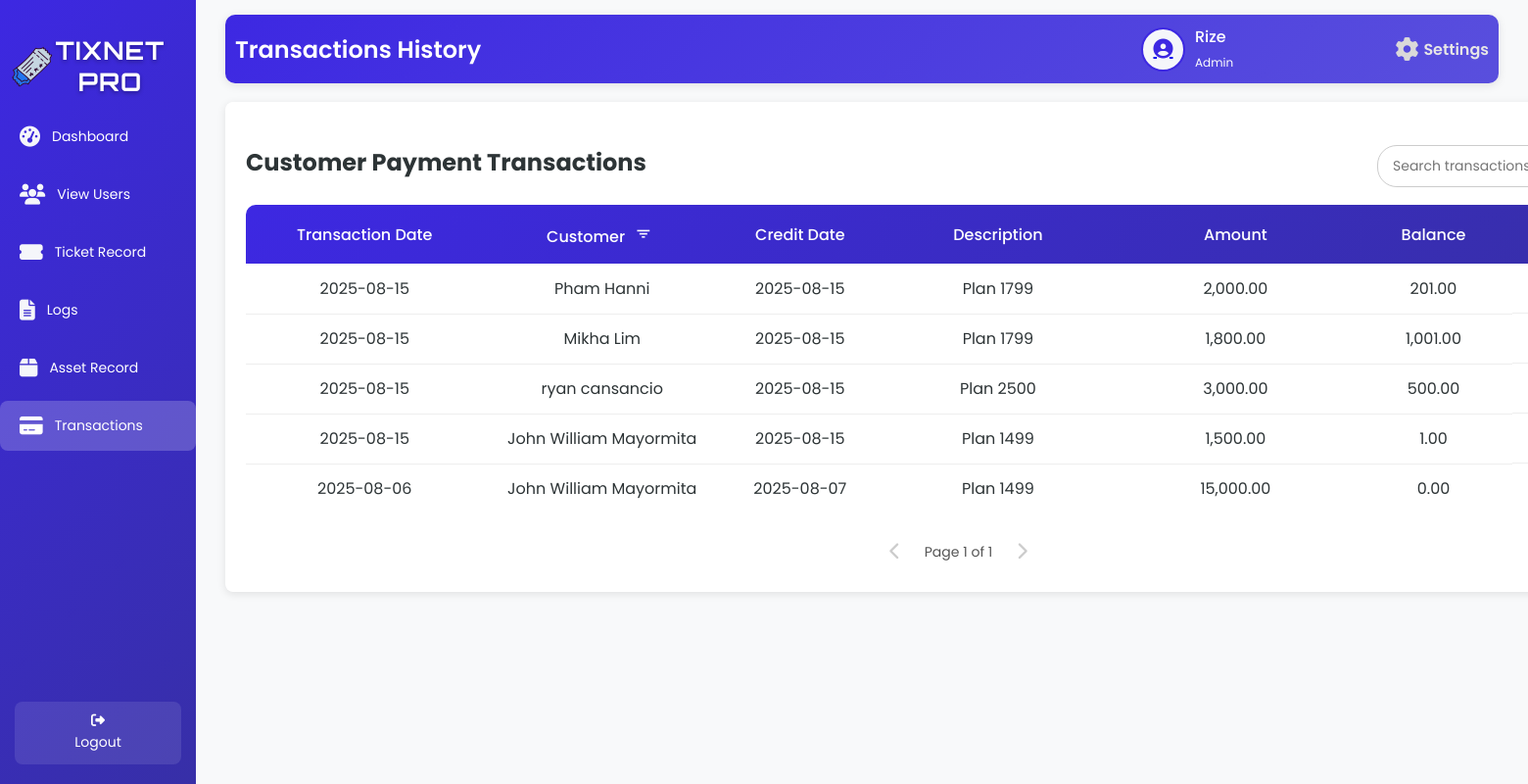
The page /AdminPayments.php (signed in) on the database its author committed.
### tables this page shows
CREATE TABLE `tbl_user` (
  `u_id` int(50) NOT NULL,
  `u_fname` varchar(200) NOT NULL,
  `u_lname` varchar(200) NOT NULL,
  `u_email` varchar(200) NOT NULL,
  `u_username` varchar(200) NOT NULL,
  `u_password` varchar(200) NOT NULL,
  `u_type` varchar(200) NOT NULL,
  `u_status` varchar(200) NOT NULL,
  `is_online` tinyint(1) DEFAULT 0
);

CREATE TABLE `tbl_transactions` (
  `t_id` int(50) NOT NULL,
  `t_date` varchar(200) NOT NULL,
  `t_balance` int(50) NOT NULL,
  `t_credit_date` varchar(200) NOT NULL,
  `t_description` varchar(200) NOT NULL,
  `t_amount` int(50) NOT NULL,
  `t_customer_name` varchar(200) NOT NULL
);

### AdminPayments.php (the view, shortened to what this page needs)
<?php
include 'db.php';
$firstName = '';
$userType = '';
$avatarPath = $_SESSION['avatarPath'];
$sqlUser = "SELECT u_fname, u_lname, u_type FROM tbl_user WHERE u_username = ?";
$stmt = $conn->prepare($sqlUser);
$stmt->bind_param("s", $_SESSION['username']);
$stmt->execute();
$resultUser = $stmt->get_result();
if ($resultUser->num_rows > 0) {
    $row = $resultUser->fetch_assoc();
    $firstName = $row['u_fname'] ?: 'Unknown';
    $userType = strtolower($row['u_type']) ?: 'staff';
} else {
    error_log("User not found for username: {$_SESSION['username']}");
    $_SESSION['error'] = "User not found.";
    header("Location: Payments.php?page_transaction=1");
    exit();
}
$limit = 10;
$pageTransaction = isset($_GET['page_transaction']) ? max(1, (int)$_GET['page_transaction']) : 1;
$offsetTransaction = ($pageTransaction - 1) * $limit;
$totalTransactionQuery = "SELECT COUNT(*) AS total FROM tbl_transactions";
$totalTransactionResult = $conn->query($totalTransactionQuery);
$totalTransactionRow = $totalTransactionResult->fetch_assoc();
$totalTransaction = $totalTransactionRow['total'];
$totalTransactionPages = ceil($totalTransaction / $limit);
$sqlTransaction = "SELECT t_id, t_date, t_customer_name, t_credit_date, t_description, t_amount, t_balance
                   FROM tbl_transactions
                   ORDER BY t_date DESC
                   LIMIT ?, ?";
$stmtTransaction = $conn->prepare($sqlTransaction);
$stmtTransaction->bind_param("ii", $offsetTransaction, $limit);
$stmtTransaction->execute();
$resultTransaction = $stmtTransaction->get_result();
?>
<!DOCTYPE html>
<html lang="en">
<head>
    <link rel="stylesheet" href="AdminPaymentts.css">
    <link rel="stylesheet" href="https://cdnjs.cloudflare.com/ajax/libs/font-awesome/6.6.0/css/all.min.css">
    <link rel="stylesheet" href="https://unpkg.com/boxicons@2.1.4/css/boxicons.min.css">
</head>
<body>
<div class="wrapper">
    <div class="sidebar">
        <h2><img src="image/logo.png" alt="TixNet Icon" class="sidebar-icon">TixNet Pro</h2>
         <ul>
          <li><a href="adminD.php"><i class="fas fa-tachometer-alt icon"></i> <span>Dashboard</span></a></li>
          <li><a href="viewU.php"><i class="fas fa-users icon"></i> <span>View Users</span></a></li>
          <li><a href="regular_close.php"><i class="fas fa-ticket-alt icon"></i> <span>Ticket Record</span></a></li>
          <li><a href="logs.php"><i class="fas fa-file-alt icon"></i> <span>Logs</span></a></li>
          <li><a href="returnT.php"><i class="fas fa-box icon"></i> <span>Asset Record</span></a></li>
          <li><a href="AdminPayments.php" class="active"><i class="fas fa-credit-card icon"></i> <span>Transactions</span></a></li>
         </ul>
      <footer>
       <a href="index.php" class="back-home"><i class="fas fa-sign-out-alt"></i> Logout</a>
      </footer>
    </div>
    <div class="container">
        <div class="upper">
            <h1>Transactions History</h1>
            <div class="user-profile">
                <div class="user-icon">
                    <a href="image.php">
                        <?php
                        $cleanAvatarPath = preg_replace('/\?\d+$/', '', $avatarPath);
                        if (!empty($avatarPath) && file_exists($cleanAvatarPath)) {
                            echo "<img src='" . htmlspecialchars($avatarPath, ENT_QUOTES, 'UTF-8') . "' alt='User Avatar'>";
                        } else {
                            echo "<i class='fas fa-user-circle'></i>";
                        }
                        ?>
                    </a>
                </div>
                <div class="user-details">
                    <span><?php echo htmlspecialchars($firstName, ENT_QUOTES, 'UTF-8'); ?></span>
                    <small><?php echo htmlspecialchars(ucfirst($userType), ENT_QUOTES, 'UTF-8'); ?></small>
                </div>
                <a href="settings.php" class="settings-link">
                    <i class="fas fa-cog"></i>
                    <span>Settings</span>
                </a>
            </div>
        </div>
        <div class="table-box glass-container">
            <h2>Customer Payment Transactions</h2>
            <div class="search-container">
                <input type="text" class="search-bar" id="searchInput" placeholder="Search transactions..." onkeyup="debouncedSearchTransactions()">
            </div>
            <div class="customer-transactions active">
                <table id="transactions-table">
                    <thead>
                        <tr>
                            <th>Transaction Date</th>
                            <th>Customer <button class="filter-btn" onclick="showAccountFilterModal('transaction')" title="Filter by Customer Name"><i class='bx bx-filter'></i></button></th>
                            <th>Credit Date</th>
                            <th>Description</th>
                            <th>Amount</th>
                            <th>Balance</th>
                            <th>Actions</th>
                        </tr>
                    </thead>
                    <tbody id="transactions-table-body">
                        <?php
                        if ($resultTransaction->num_rows > 0) {
                            while ($row = $resultTransaction->fetch_assoc()) {
                                echo "<tr>
                                        <td>" . htmlspecialchars($row['t_date'], ENT_QUOTES, 'UTF-8') . "</td>
                                        <td>" . htmlspecialchars($row['t_customer_name'], ENT_QUOTES, 'UTF-8') . "</td>
                                        <td>" . htmlspecialchars($row['t_credit_date'], ENT_QUOTES, 'UTF-8') . "</td>
                                        <td>" . htmlspecialchars($row['t_description'], ENT_QUOTES, 'UTF-8') . "</td>
                                        <td>" . number_format($row['t_amount'], 2) . "</td>
                                        <td>" . number_format($row['t_balance'], 2) . "</td>
                                        <td class='action-buttons'>
                                            <a class='view-btn' href='#' onclick=\"showTransactionViewModal('" . htmlspecialchars($row['t_id'], ENT_QUOTES, 'UTF-8') . "', '" . htmlspecialchars($row['t_date'], ENT_QUOTES, 'UTF-8') . "', '" . htmlspecialchars($row['t_customer_name'], ENT_QUOTES, 'UTF-8') . "', '" . htmlspecialchars($row['t_credit_date'], ENT_QUOTES, 'UTF-8') . "', '" . htmlspecialchars($row['t_description'], ENT_QUOTES, 'UTF-8') . "', '" . number_format($row['t_amount'], 2) . "', '" . number_format($row['t_balance'], 2) . "')\" title='View'><i class='fas fa-eye'></i></a>
                                        </td>
                                      </tr>";
                            }
                        } else {
                            echo "<tr><td colspan='7' style='text-align: center;'>No transactions found.</td></tr>";
                        }
                        ?>
                    </tbody>
                </table>
                <div class="pagination" id="transaction-pagination">
                    <?php if ($pageTransaction > 1): ?>
                        <a href="?page_transaction=<?php echo $pageTransaction - 1; ?>" class="pagination-link"><i class="fas fa-chevron-left"></i></a>
                    <?php else: ?>
                        <span class="pagination-link disabled"><i class="fas fa-chevron-left"></i></span>
                    <?php endif; ?>
                    <span class="current-page">Page <?php echo $pageTransaction; ?> of <?php echo $totalTransactionPages; ?></span>
                    <?php if ($pageTransaction < $totalTransactionPages): ?>
                        <a href="?page_transaction=<?php echo $pageTransaction + 1; ?>" class="pagination-link"><i class="fas fa-chevron-right"></i></a>
                    <?php else: ?>
                        <span class="pagination-link disabled"><i class="fas fa-chevron-right"></i></span>
                    <?php endif; ?>
                </div>
            </div>
        </div>
    </div>
</div>
</body>
</html>

### rows shown on the page
tbl_user: u_fname "Rize", u_type "Admin"
tbl_transactions: t_date "2025-08-15", t_customer_name "Pham Hanni", t_credit_date "2025-08-15", t_description "Plan 1799", t_amount "2,000.00", t_balance "201.00"
tbl_transactions: t_date "2025-08-15", t_customer_name "Mikha Lim", t_credit_date "2025-08-15", t_description "Plan 1799", t_amount "1,800.00", t_balance "1,001.00"
tbl_transactions: t_date "2025-08-15", t_customer_name "ryan cansancio", t_credit_date "2025-08-15", t_description "Plan 2500", t_amount "3,000.00", t_balance "500.00"
tbl_transactions: t_date "2025-08-15", t_customer_name "John William Mayormita", t_credit_date "2025-08-15", t_description "Plan 1499", t_amount "1,500.00", t_balance "1.00"
tbl_transactions: t_date "2025-08-06", t_customer_name "John William Mayormita", t_credit_date "2025-08-07", t_description "Plan 1499", t_amount "15,000.00", t_balance "0.00"

### other values the page prints
$pageTransaction "1"
$totalTransactionPages "1"
